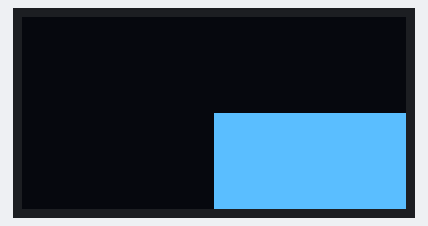
A sketch run on a simulated Arduino Uno, built with avr-gcc and run on an emulated ATmega328P. On the bench: 128×64 one-colour display. What the sketch prints to the serial monitor is not drawn.

Above: at 0.1 s.

The sketch:

avr-ssd1306-adafruit.ino
```cpp
// Arduino Uno + SSD1306 128x64 at 0x3C on Wire (SDA = A4, SCL = A5), drawn
// with Adafruit_SSD1306: two frames whose pictures are known pixel by pixel.
//
// On AVR the library sends one display() as about 37 I2C transactions (the
// 1 KiB buffer in 31-byte chunks behind a 0x40 control byte, plus the
// address window), so the fixture is the yardstick for how often the part
// repaints per frame, and for which picture it shows after the last one.
//
// Serial protocol (115200): BEGIN, then READY (or NOT FOUND), then "FRAME 0"
// after the first display() (the top-left quarter lit) and "FRAME 1" after
// the second (only the bottom-right quarter lit), then DONE.
//
// Libraries: Adafruit SSD1306 2.5.17, Adafruit GFX Library 1.12.6,
//            Adafruit BusIO 1.17.4
// Rebuild: node project/board-buses-2026-09/harness/compile-fixture.mjs \
//   --fqbn arduino:avr:uno \
//   --libs "Adafruit SSD1306,Adafruit GFX Library,Adafruit BusIO" \
//   --out <this dir> <this dir>/avr-ssd1306-adafruit.ino
#include <Wire.h>
#include <Adafruit_GFX.h>
#include <Adafruit_SSD1306.h>

Adafruit_SSD1306 display(128, 64, &Wire, -1);

void setup() {
  Serial.begin(115200);
  Serial.println("BEGIN");
  if (!display.begin(SSD1306_SWITCHCAPVCC, 0x3C)) {
    Serial.println("NOT FOUND");
    for (;;) {}
  }
  Serial.println("READY");

  display.clearDisplay();
  display.fillRect(0, 0, 64, 32, SSD1306_WHITE);
  display.display();
  Serial.println("FRAME 0");

  display.clearDisplay();
  display.fillRect(64, 32, 64, 32, SSD1306_WHITE);
  display.display();
  Serial.println("FRAME 1");
  Serial.println("DONE");
}

void loop() {}
```
